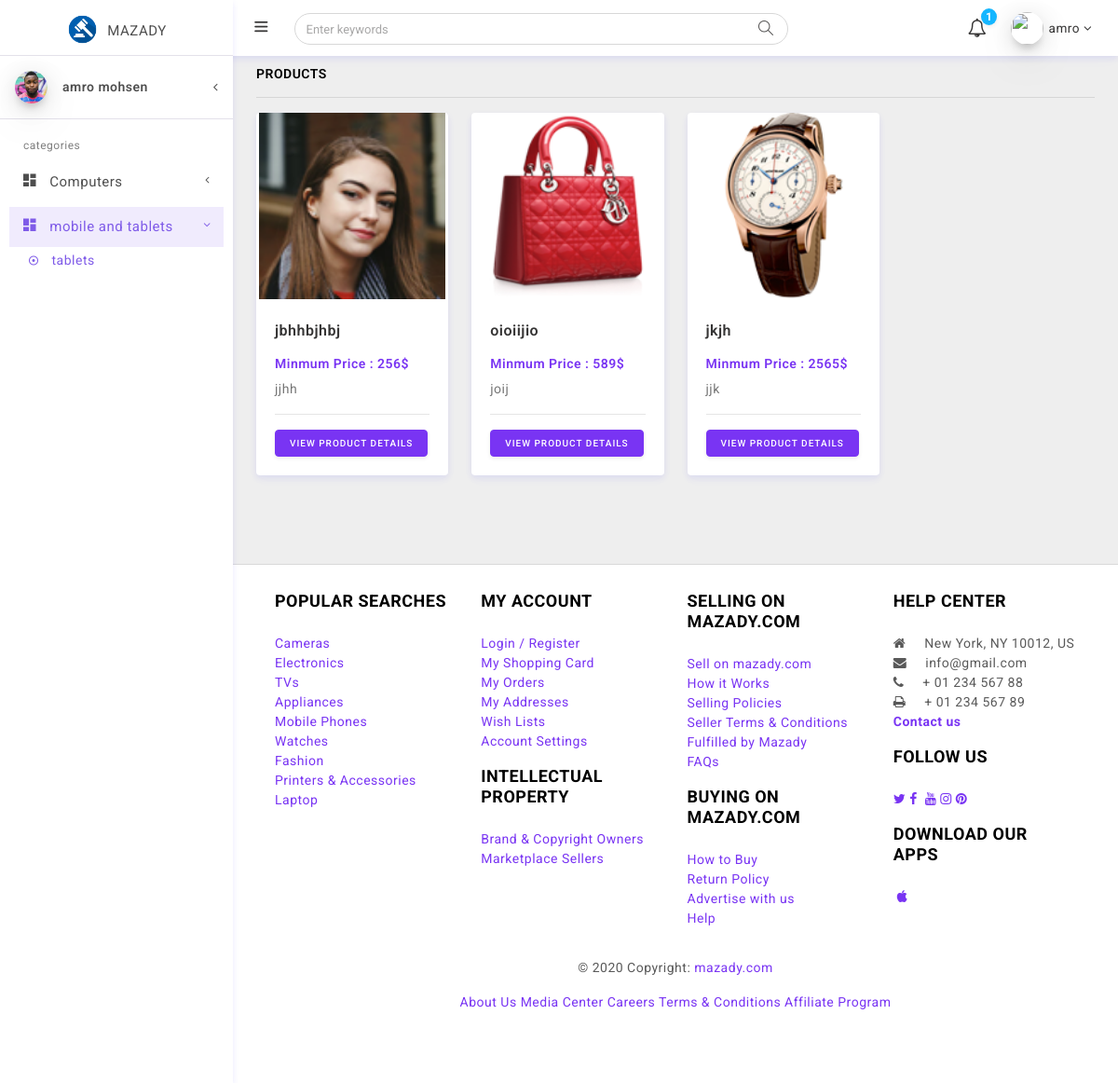
/products.php?pageid=7 (signed in), run on the app's committed database.
### tables this page shows
CREATE TABLE `users` (
  `userID` int(11) NOT NULL,
  `userName` varchar(255) NOT NULL,
  `phone_num` int(13) NOT NULL,
  `password` varchar(255) NOT NULL,
  `email` varchar(255) NOT NULL,
  `country_id` int(11) NOT NULL,
  `firstName` varchar(255) NOT NULL,
  `lastName` varchar(255) NOT NULL,
  `groupID` int(11) NOT NULL DEFAULT 0,
  `trustStatues` int(11) NOT NULL DEFAULT 0,
  `regStatues` int(11) NOT NULL DEFAULT 0,
  `user_stat` int(11) NOT NULL DEFAULT 0,
  `date` date NOT NULL,
  `avatar` varchar(255) NOT NULL
);

CREATE TABLE `categories` (
  `ID` int(11) NOT NULL,
  `Name` varchar(255) NOT NULL,
  `Description` varchar(255) NOT NULL,
  `parent` int(11) NOT NULL
);

CREATE TABLE `items` (
  `itemID` int(11) NOT NULL,
  `Name` varchar(255) NOT NULL,
  `Desciription` text NOT NULL,
  `Price` int(255) NOT NULL,
  `minBid` int(11) NOT NULL,
  `Add_Date` date NOT NULL,
  `Country_Made` varchar(255) NOT NULL,
  `Image` varchar(255) NOT NULL,
  `Statues` varchar(255) NOT NULL,
  `Cat_ID` int(11) NOT NULL,
  `Memeber_ID` int(11) NOT NULL,
  `approve` tinyint(4) NOT NULL DEFAULT 0,
  `tags` varchar(255) NOT NULL,
  `start_time` time NOT NULL,
  `end_time` time NOT NULL,
  `start_date` date NOT NULL,
  `end_date` date NOT NULL
);

### products.php (the view, shortened to what this page needs)
<?php
    if(isset($_SESSION['BIDDERID']) || isset($_SESSION['SELLERID'])):
        include "ini.php";
        $catID =  intval($_GET['pageid']);
?>
        <div id="wrapper">
            <?php include $tpl . 'sidebar.php'; ?>
            <?php include $tpl . 'topnav.php'; ?>
            <div class="content-wrapper">
                <div class="container-fluid">
                    <div class="products">
                        <h6 class="text-uppercase">products </h6><hr>
                        <div class="row">
                            <?php
                                if(isset($catID) && is_numeric($catID)):
                                    $items = getAll('*','items' ,'WHERE Cat_ID = '. $catID , 'AND approve = 1', 'itemID');
                                endif;
                                foreach($items as $item):?>
                                    <div class="col-12 col-lg-3">
                                        <div class="card">
                                        <?php
                                            echo "<img src='data/uploads/items/".$item['Image'] ."' class='product-img m-auto' alt='Card image cap'>";
                                        ?>
                                            <div class="card-body">
                                                <h4 class="card-title"><?php echo $item['Name']?></h4>
                                                <h6 class="text-primary">Minmum Price : <?php echo $item['Price']?>$</h6>
                                                <p><?php echo $item['Desciription']?></p>
                                                <hr>
                                                <a href="showad.php?itemid=<?php echo $item['itemID']?>" class="btn btn-primary btn-sm text-white">View product Details</a>
                                            </div>
                                        </div>
                                    </div>
                            <?php
                                endforeach;
                            ?>
                        </div>
                    </div>
                </div>
            </div>
            <?php  include $tpl . 'footer.php';?>
<?php
    else:
        header('loaction:login.php');
    endif;
?>

### includes/template/sidebar.php (shortened to what this page needs)
<?php
  $sessionUser = '';
  if(isset($_SESSION['BIDDERID'])){
      $sessionUser =  $_SESSION['BIDDERID'] ;
  }elseif(isset($_SESSION['SELLERID'])){
      $sessionUser =  $_SESSION['SELLERID'] ;
  }
  $getUser = $db ->prepare('SELECT * FROM users WHERE userID = ? ');
  $getUser ->execute(array($sessionUser));
  $info = $getUser ->fetch();
?>
<div id="sidebar-wrapper" data-simplebar="" data-simplebar-auto-hide="true">
<div class="brand-logo">
        <a href="index.php">
          <img src="layout/images/logo.png" class="logo-icon" alt="logo icon">
          <h5 class="logo-text">MAZADY</h5>
        </a>
      </div>
      <div class="user-details">
        <div class="media align-items-center user-pointer collapsed" data-toggle="collapse" data-target="#user-dropdown">
          <div class="avatar">
            <?php
                imgEmptyCheck($info['avatar'],'mr-3 side-user-img','profile-image'); ?>
          </div>
          <div class="media-body">
            <h6 class="side-user-name"><?php  echo $info['firstName'] . " " . $info['lastName']?></h6>
          </div>
        </div>
      </div>
      <ul class="sidebar-menu">
        <li class="sidebar-header">categories</li>
        <?php
              $categoris =getAll('*', 'categories','WHERE parent =0','','ID' ,'ASC');
              foreach ($categoris as $category): ?>
                <li>
                  <a href="javaScript:void();" class="waves-effect">
                    <i class="zmdi zmdi-view-dashboard"></i>
                      <span><?php echo $category['Name'];?> </span>
                    <i class="fa fa-angle-left pull-right"></i>
                  </a>
                  <?php $childCat = getAll("*" , 'categories' , "WHERE parent = {$category['ID']}" , "" , "ID");
                        foreach ($childCat as $c) : ?>
                          <ul class="sidebar-submenu">
                            <li><a href="products.php?pageid=<?php echo $c['ID']?>"><i class="zmdi zmdi-dot-circle-alt"></i> <?php echo $c['Name']?></a></li>
                          </ul>
                  <?php endforeach; ?>
                </li>
              <?php  endforeach;  ?>
      </ul>
    </div>

### includes/functions/functions.php (shortened to what this page needs)
<?php
   function getAll($field , $table , $where = NULL , $and= NULL ,$orderFiled  , $ordering = 'DESC'){
      global $db ;
      $getAll = $db ->prepare("SELECT $field FROM $table $where $and ORDER BY $orderFiled $ordering ");
      $getAll ->execute();
      $records = $getAll ->fetchAll();
      return $records;
   }
    function imgEmptyCheck($dbImg,$class,$alt,$style = null){
      if(!empty($dbImg)):
         echo "<img class='".$class."' src='data/uploads/avatars/". $dbImg. "' alt='".$alt."' style='". $style . "'>"  ;
      else:
         echo "<img class='".$class."' src='layout/images/default.jpg' alt='".$alt."' style='". $style . "' >" ;
      endif;
}
?>

### includes/template/topnav.php (shortened to what this page needs)
<?php
$sessionUser = '';
if(isset($_SESSION['BIDDERID'])){
    $sessionUser =  $_SESSION['BIDDERID'] ;
}elseif(isset($_SESSION['SELLERID'])){
    $sessionUser =  $_SESSION['SELLERID'] ;
}
$getUser = $db ->prepare('SELECT * FROM users WHERE userID = ? ');
$getUser ->execute(array($sessionUser));
$info = $getUser ->fetch();
?>
<header class="topbar-nav">
<nav id="header-setting" class="navbar navbar-expand fixed-top">
    <ul class="navbar-nav mr-auto align-items-center">
    <li class="nav-item">
        <a class="nav-link toggle-menu" href="javascript:void();">
        <i class="icon-menu menu-icon"></i>
        </a>
    </li>
    <li class="nav-item">
        <form class="search-bar">
        <input type="text" class="form-control" placeholder="Enter keywords">
        <a href="javascript:void();"><i class="icon-magnifier"></i></a>
        </form>
    </li>
    </ul>
    <ul class="navbar-nav align-items-center right-nav-link">
        <li class="nav-item dropdown-lg">
            <a class="nav-link dropdown-toggle dropdown-toggle-nocaret waves-effect" data-toggle="dropdown"
            href="javascript:void();">
            <i class="fa fa-bell-o"></i><span class="badge badge-info badge-up">1</span></a>
        </li>
    <li class="nav-item">
        <a class="nav-link dropdown-toggle dropdown-toggle-nocaret" data-toggle="dropdown" href="#">
            <span class="user-profile">
                <?php
                    if(!empty($info['avatar'])):
                        echo "<img class='img-circle' src='data/uploads/avatars/'>" ;
                    else:
                        echo "<img class='img-circle' src='layout/images/default.jpg'>" ;
                    endif;
                ?>
                <span id='user-name'> <?php echo $info ['firstName'] ?> </span><i class="fa fa-angle-down "></i>
            </span>
        </a>
    </li>
    </ul>
</nav>
</header>

### layout/css/sidebar-menu.css (style rules this page uses)
.sidebar-menu { list-style: none; margin: 0; padding: 10px; background-color: transparent; }
.sidebar-menu>li { position: relative; margin: 5px 0; padding: 0; }
.sidebar-menu>li>a { padding: 10px 5px 10px 15px; display: block; border-left: 0px solid transparent; color: #4e4e4e; font-size: 15px; }
.sidebar-menu>li>a>.fa { width: 20px; }
.sidebar-menu>li:hover>a, .sidebar-menu>li.active>a { color: #7f5be8; background: rgba(129, 90, 232, 0.12); border-left-color: #7d5ce9; }
.sidebar-menu li.sidebar-header { padding: 4px 25px 4px 15px; font-size: 12px; color: rgba(0, 0, 0, 0.5); }
.sidebar-menu li>a>.fa-angle-left { width: auto; height: auto; padding: 0; margin-right: 10px; margin-top: 3px; }
.sidebar-menu li.active>a>.fa-angle-left { transform: rotate(-90deg); }
.sidebar-menu li.active>.sidebar-submenu { display: block; }
.sidebar-menu a { color: #b8c7ce; text-decoration: none; }
.sidebar-menu .sidebar-submenu { display: none; list-style: none; padding-left: 5px; margin: 0 1px; background: transparent; }
.sidebar-menu .sidebar-submenu>li>a { padding: 5px 5px 5px 15px; display: block; font-size: 14px; color: rgba(0, 0, 0, 0.65); }
.sidebar-menu .sidebar-submenu>li.active>a, .sidebar-menu .sidebar-submenu>li>a:hover { color: #7f5be8; }

### layout/css/frontend.css (style rules this page uses)
.nav-item #user-name, .fa-angle-down { font-size: .85rem; }
.search-bar { position: absolute; top: 23%; }
.products .product-img { width: 200px; height: 200px; }
body { background-color: #eeeeee; }

### data on the page
users: avatar (picture), firstName "amro", lastName "mohsen"
categories: Name "Computers"
categories: Name "mobile and tablets"
categories: Name "tablets"
items: Image (picture), Name "jbhhbjhbj", Price "256", Desciription "jjhh"
items: Image (picture), Name "oioiijio", Price "589", Desciription "joij"
items: Image (picture), Name "jkjh", Price "2565", Desciription "jjk"
